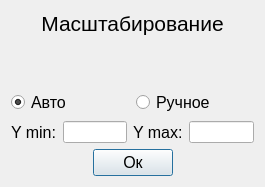
<?xml version="1.0" encoding="UTF-8"?>
<ui version="4.0">
 <class>FormScaling</class>
 <widget class="QDialog" name="FormScaling">
  <property name="geometry">
   <rect>
    <x>0</x>
    <y>0</y>
    <width>265</width>
    <height>187</height>
   </rect>
  </property>
  <property name="windowTitle">
   <string>Масштабирование</string>
  </property>
  <layout class="QVBoxLayout" name="verticalLayout_2">
   <item>
    <widget class="QLabel" name="lblScaling">
     <property name="font">
      <font>
       <pointsize>16</pointsize>
      </font>
     </property>
     <property name="text">
      <string>Масштабирование</string>
     </property>
     <property name="alignment">
      <set>Qt::AlignCenter</set>
     </property>
    </widget>
   </item>
   <item>
    <spacer name="verticalSpacer">
     <property name="orientation">
      <enum>Qt::Vertical</enum>
     </property>
     <property name="sizeHint" stdset="0">
      <size>
       <width>20</width>
       <height>40</height>
      </size>
     </property>
    </spacer>
   </item>
   <item>
    <widget class="QGroupBox" name="gbScalingType">
     <property name="sizePolicy">
      <sizepolicy hsizetype="Preferred" vsizetype="Minimum">
       <horstretch>0</horstretch>
       <verstretch>0</verstretch>
      </sizepolicy>
     </property>
     <property name="styleSheet">
      <string notr="true">QGroupBox {
	border: none;
}</string>
     </property>
     <property name="title">
      <string/>
     </property>
     <layout class="QHBoxLayout" name="horizontalLayout_4">
      <property name="leftMargin">
       <number>0</number>
      </property>
      <property name="topMargin">
       <number>0</number>
      </property>
      <property name="rightMargin">
       <number>0</number>
      </property>
      <property name="bottomMargin">
       <number>0</number>
      </property>
      <item>
       <widget class="QRadioButton" name="rbAuto">
        <property name="font">
         <font>
          <pointsize>12</pointsize>
         </font>
        </property>
        <property name="text">
         <string>Авто</string>
        </property>
        <property name="checked">
         <bool>true</bool>
        </property>
       </widget>
      </item>
      <item>
       <widget class="QRadioButton" name="rbManual">
        <property name="font">
         <font>
          <pointsize>12</pointsize>
         </font>
        </property>
        <property name="text">
         <string>Ручное</string>
        </property>
       </widget>
      </item>
     </layout>
    </widget>
   </item>
   <item>
    <layout class="QHBoxLayout" name="horizontalLayout">
     <item>
      <widget class="QLabel" name="lblYMin">
       <property name="font">
        <font>
         <pointsize>12</pointsize>
        </font>
       </property>
       <property name="text">
        <string>Y min:</string>
       </property>
      </widget>
     </item>
     <item>
      <widget class="QLineEdit" name="leYMin"/>
     </item>
     <item>
      <widget class="QLabel" name="lblYMax">
       <property name="font">
        <font>
         <pointsize>12</pointsize>
        </font>
       </property>
       <property name="text">
        <string>Y max:</string>
       </property>
      </widget>
     </item>
     <item>
      <widget class="QLineEdit" name="leYMax"/>
     </item>
    </layout>
   </item>
   <item>
    <layout class="QHBoxLayout" name="horizontalLayout_3">
     <item>
      <spacer name="horizontalSpacer">
       <property name="orientation">
        <enum>Qt::Horizontal</enum>
       </property>
       <property name="sizeHint" stdset="0">
        <size>
         <width>40</width>
         <height>20</height>
        </size>
       </property>
      </spacer>
     </item>
     <item>
      <widget class="QPushButton" name="pbOk">
       <property name="sizePolicy">
        <sizepolicy hsizetype="Fixed" vsizetype="Fixed">
         <horstretch>0</horstretch>
         <verstretch>0</verstretch>
        </sizepolicy>
       </property>
       <property name="font">
        <font>
         <pointsize>12</pointsize>
        </font>
       </property>
       <property name="text">
        <string>Ок</string>
       </property>
      </widget>
     </item>
     <item>
      <spacer name="horizontalSpacer_2">
       <property name="orientation">
        <enum>Qt::Horizontal</enum>
       </property>
       <property name="sizeHint" stdset="0">
        <size>
         <width>40</width>
         <height>20</height>
        </size>
       </property>
      </spacer>
     </item>
    </layout>
   </item>
  </layout>
 </widget>
 <resources/>
 <connections/>
</ui>
